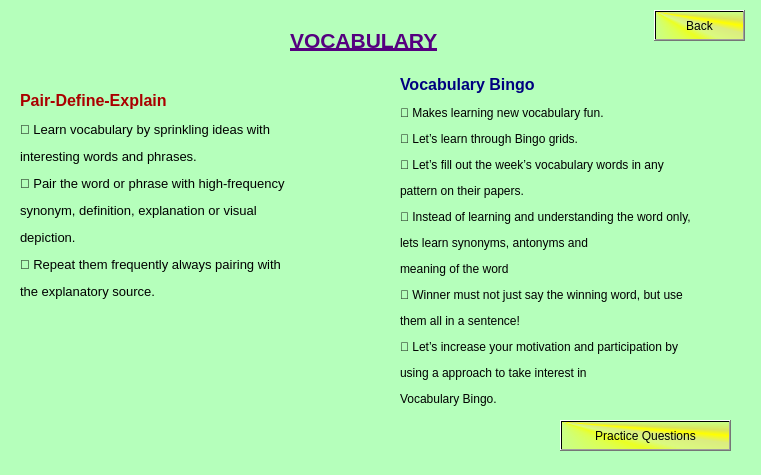
<?xml version="1.0" encoding="UTF-8"?>
<ui version="4.0">
 <class>vocab</class>
 <widget class="QDialog" name="vocab">
  <property name="geometry">
   <rect>
    <x>0</x>
    <y>0</y>
    <width>761</width>
    <height>475</height>
   </rect>
  </property>
  <property name="windowTitle">
   <string>Dialog</string>
  </property>
  <property name="styleSheet">
   <string notr="true">background-color:rgb(181, 255, 187)</string>
  </property>
  <widget class="QLabel" name="label">
   <property name="geometry">
    <rect>
     <x>290</x>
     <y>10</y>
     <width>161</width>
     <height>61</height>
    </rect>
   </property>
   <property name="text">
    <string>&lt;html&gt;&lt;head/&gt;&lt;body&gt;&lt;p&gt;&lt;span style=&quot; font-size:16pt; font-weight:600; text-decoration: underline; color:#55007f;&quot;&gt;VOCABULARY&lt;/span&gt;&lt;/p&gt;&lt;/body&gt;&lt;/html&gt;</string>
   </property>
  </widget>
  <widget class="QLabel" name="label_2">
   <property name="geometry">
    <rect>
     <x>20</x>
     <y>70</y>
     <width>291</width>
     <height>251</height>
    </rect>
   </property>
   <property name="text">
    <string>&lt;html&gt;&lt;head/&gt;&lt;body&gt;&lt;p&gt;&lt;span style=&quot; font-size:12pt; font-weight:600; color:#aa0000;&quot;&gt;Pair-Define-Explain&lt;/span&gt;&lt;/p&gt;&lt;p&gt;&lt;span style=&quot; font-size:10pt;&quot;&gt; Learn vocabulary by sprinkling ideas with&lt;/span&gt;&lt;/p&gt;&lt;p&gt;&lt;span style=&quot; font-size:10pt;&quot;&gt;interesting words and phrases.&lt;/span&gt;&lt;/p&gt;&lt;p&gt;&lt;span style=&quot; font-size:10pt;&quot;&gt; Pair the word or phrase with high-frequency &lt;/span&gt;&lt;/p&gt;&lt;p&gt;&lt;span style=&quot; font-size:10pt;&quot;&gt;synonym, definition, explanation or visual&lt;/span&gt;&lt;/p&gt;&lt;p&gt;&lt;span style=&quot; font-size:10pt;&quot;&gt;depiction.&lt;/span&gt;&lt;/p&gt;&lt;p&gt;&lt;span style=&quot; font-size:10pt;&quot;&gt; Repeat them frequently always pairing with &lt;/span&gt;&lt;/p&gt;&lt;p&gt;&lt;span style=&quot; font-size:10pt;&quot;&gt;the explanatory source.&lt;/span&gt;&lt;/p&gt;&lt;/body&gt;&lt;/html&gt;</string>
   </property>
  </widget>
  <widget class="QLabel" name="label_3">
   <property name="geometry">
    <rect>
     <x>400</x>
     <y>70</y>
     <width>321</width>
     <height>341</height>
    </rect>
   </property>
   <property name="text">
    <string>&lt;html&gt;&lt;head/&gt;&lt;body&gt;&lt;p&gt;&lt;span style=&quot; font-size:12pt; font-weight:600; color:#00007f;&quot;&gt;Vocabulary Bingo&lt;/span&gt;&lt;/p&gt;&lt;p&gt;&lt;span style=&quot; font-size:9pt;&quot;&gt; Makes learning new vocabulary fun.&lt;/span&gt;&lt;/p&gt;&lt;p&gt;&lt;span style=&quot; font-size:9pt;&quot;&gt; Let’s learn through Bingo grids.&lt;/span&gt;&lt;/p&gt;&lt;p&gt;&lt;span style=&quot; font-size:9pt;&quot;&gt; Let’s fill out the week’s vocabulary words in any &lt;/span&gt;&lt;/p&gt;&lt;p&gt;&lt;span style=&quot; font-size:9pt;&quot;&gt;pattern on their papers.&lt;/span&gt;&lt;/p&gt;&lt;p&gt;&lt;span style=&quot; font-size:9pt;&quot;&gt; Instead of learning and understanding the word only, &lt;/span&gt;&lt;/p&gt;&lt;p&gt;&lt;span style=&quot; font-size:9pt;&quot;&gt;lets learn synonyms, antonyms and&lt;/span&gt;&lt;/p&gt;&lt;p&gt;&lt;span style=&quot; font-size:9pt;&quot;&gt;meaning of the word&lt;/span&gt;&lt;/p&gt;&lt;p&gt;&lt;span style=&quot; font-size:9pt;&quot;&gt; Winner must not just say the winning word, but use &lt;/span&gt;&lt;/p&gt;&lt;p&gt;&lt;span style=&quot; font-size:9pt;&quot;&gt;them all in a sentence!&lt;/span&gt;&lt;/p&gt;&lt;p&gt;&lt;span style=&quot; font-size:9pt;&quot;&gt; Let’s increase your motivation and participation by &lt;/span&gt;&lt;/p&gt;&lt;p&gt;&lt;span style=&quot; font-size:9pt;&quot;&gt;using a approach to take interest in&lt;/span&gt;&lt;/p&gt;&lt;p&gt;&lt;span style=&quot; font-size:9pt;&quot;&gt;Vocabulary Bingo.&lt;/span&gt;&lt;/p&gt;&lt;/body&gt;&lt;/html&gt;</string>
   </property>
  </widget>
  <widget class="QPushButton" name="pushButton">
   <property name="geometry">
    <rect>
     <x>560</x>
     <y>420</y>
     <width>171</width>
     <height>31</height>
    </rect>
   </property>
   <property name="styleSheet">
    <string notr="true">background-color: qconicalgradient(cx:0, cy:0, angle:135, stop:0 rgba(255, 255, 0, 69), stop:0.375 rgba(255, 255, 0, 69), stop:0.423533 rgba(251, 255, 0, 145), stop:0.45 rgba(247, 255, 0, 208), stop:0.477581 rgba(255, 244, 71, 130), stop:0.518717 rgba(255, 218, 71, 130), stop:0.55 rgba(255, 255, 0, 255), stop:0.57754 rgba(255, 203, 0, 130), stop:0.625 rgba(255, 255, 0, 69), stop:1 rgba(255, 255, 0, 69));
font: 75 14pt &quot;MS Sans Serif&quot;;</string>
   </property>
   <property name="text">
    <string>Practice Questions</string>
   </property>
  </widget>
  <widget class="QPushButton" name="pushButton_2">
   <property name="geometry">
    <rect>
     <x>654</x>
     <y>10</y>
     <width>91</width>
     <height>31</height>
    </rect>
   </property>
   <property name="styleSheet">
    <string notr="true">background-color: qconicalgradient(cx:0, cy:0, angle:135, stop:0 rgba(255, 255, 0, 69), stop:0.375 rgba(255, 255, 0, 69), stop:0.423533 rgba(251, 255, 0, 145), stop:0.45 rgba(247, 255, 0, 208), stop:0.477581 rgba(255, 244, 71, 130), stop:0.518717 rgba(255, 218, 71, 130), stop:0.55 rgba(255, 255, 0, 255), stop:0.57754 rgba(255, 203, 0, 130), stop:0.625 rgba(255, 255, 0, 69), stop:1 rgba(255, 255, 0, 69));
font: 75 14pt &quot;MS Sans Serif&quot;;</string>
   </property>
   <property name="text">
    <string>Back</string>
   </property>
  </widget>
 </widget>
 <resources/>
 <connections/>
</ui>
